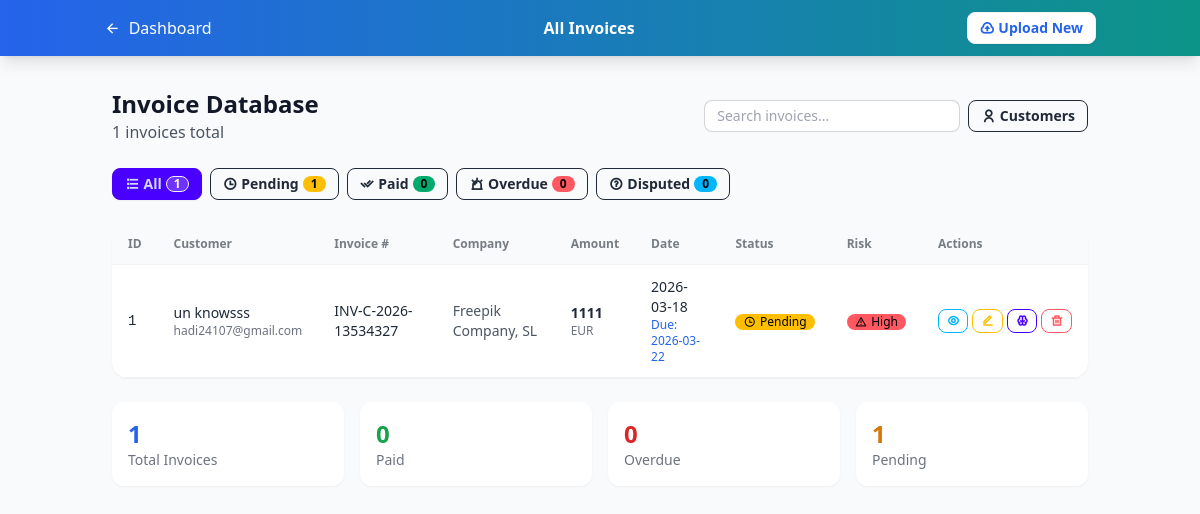
The page /view-data on the database its author committed.
### app/models/database.py (models this page shows, shortened)
class Invoice(Base):
    __tablename__ = "invoices"
    id = Column(Integer, primary_key=True, index=True)
    customer_name = Column(String(255), default="N/A")
    customer_email = Column(String(255), default="N/A")
    customer_address = Column(Text, default="N/A")
    invoice_number = Column(String(255), default="N/A")
    amount = Column(String(50), default="N/A")  # Stored as string for flexibility
    currency = Column(String(10), default="N/A")
    date = Column(String(50), default="N/A")  # Invoice date
    due_date = Column(String(50), default="N/A")  # Payment due date
    company_name = Column(String(255), default="N/A")
    vat_id = Column(String(255), default="N/A")
    filename = Column(String(255))
    status = Column(String(20), default="pending")
    created_at = Column(DateTime, default=datetime.utcnow)
    updated_at = Column(DateTime, default=datetime.utcnow, onupdate=datetime.utcnow)
    features = relationship("InvoiceFeatures", back_populates="invoice", uselist=False, cascade="all, delete-orphan")

### app/controllers/invoice_controller.py (the view)
@router.get("/view-data")
def view_all_invoices(request: Request):
    db = SessionLocal()
    try:
        _auto_update_statuses(db)
        invoices = db.query(Invoice).order_by(Invoice.created_at.desc()).all()
        user = get_current_user(request)
        status_counts = {'pending': 0, 'paid': 0, 'overdue': 0, 'disputed': 0}
        for inv in invoices:
            s = inv.status or 'pending'
            if s in status_counts: status_counts[s] += 1
        return templates.TemplateResponse("view_data.html", {
            "request": request, "current_user": user,
            "invoices": invoices, "total": len(invoices),
            **status_counts,
        })
    finally:
        db.close()

### app/templates/view_data.html (shortened to what this page needs)
<!DOCTYPE html>
<html lang="en" data-theme="light">
<head>
    <link href="https://cdn.jsdelivr.net/npm/daisyui@4.4.23/dist/full.min.css" rel="stylesheet">
    <script src="https://cdn.tailwindcss.com"></script>
    <link href="https://cdn.jsdelivr.net/npm/remixicon@4.2.0/fonts/remixicon.css" rel="stylesheet">
</head>
<body class="bg-gray-50 min-h-screen">
    <nav class="bg-gradient-to-r from-blue-600 to-teal-600 text-white shadow-lg">
        <div class="container mx-auto px-4 py-3 flex justify-between items-center">
            <a href="/dashboard" class="flex items-center gap-2 hover:opacity-80">
                <i class="ri-arrow-left-line"></i> Dashboard
            </a>
            <h1 class="font-bold">All Invoices</h1>
            <a href="/upload" class="btn btn-sm bg-white text-blue-600 hover:bg-blue-50 gap-1">
                <i class="ri-upload-cloud-line"></i> Upload New
            </a>
        </div>
    </nav>
    <main class="container mx-auto px-6 py-8">
        <div class="flex flex-col md:flex-row justify-between items-start md:items-center gap-4 mb-6">
            <div>
                <h1 class="text-2xl font-bold text-gray-900">Invoice Database</h1>
                <p class="text-gray-600">{{ invoices|length }} invoices total</p>
            </div>
            <div class="flex gap-2">
                <input type="text" id="searchInput" placeholder="Search invoices..." class="input input-bordered input-sm w-64">
                <a href="/customers" class="btn btn-sm btn-outline gap-1">
                    <i class="ri-user-line"></i> Customers
                </a>
            </div>
        </div>
        <div class="flex gap-2 mb-6 flex-wrap">
            <button onclick="filterStatus('all')" class="btn btn-sm btn-primary gap-1 filter-btn" data-status="all">
                <i class="ri-list-check"></i> All <span class="badge badge-sm bg-white/20 text-white">{{ invoices|length }}</span>
            </button>
            <button onclick="filterStatus('pending')" class="btn btn-sm btn-outline gap-1 filter-btn" data-status="pending">
                <i class="ri-time-line"></i> Pending <span class="badge badge-sm badge-warning">{{ pending }}</span>
            </button>
            <button onclick="filterStatus('paid')" class="btn btn-sm btn-outline gap-1 filter-btn" data-status="paid">
                <i class="ri-check-double-line"></i> Paid <span class="badge badge-sm badge-success">{{ paid }}</span>
            </button>
            <button onclick="filterStatus('overdue')" class="btn btn-sm btn-outline gap-1 filter-btn" data-status="overdue">
                <i class="ri-alarm-warning-line"></i> Overdue <span class="badge badge-sm badge-error">{{ overdue }}</span>
            </button>
            <button onclick="filterStatus('disputed')" class="btn btn-sm btn-outline gap-1 filter-btn" data-status="disputed">
                <i class="ri-question-line"></i> Disputed <span class="badge badge-sm badge-info">{{ disputed }}</span>
            </button>
        </div>
        {% if invoices %}
        <div class="bg-white rounded-2xl shadow-sm overflow-hidden">
            <div class="overflow-x-auto">
                <table class="table w-full" id="invoiceTable">
                    <thead class="bg-gray-50">
                        <tr>
                            <th class="font-semibold">ID</th>
                            <th class="font-semibold">Customer</th>
                            <th class="font-semibold">Invoice #</th>
                            <th class="font-semibold">Company</th>
                            <th class="font-semibold">Amount</th>
                            <th class="font-semibold">Date</th>
                            <th class="font-semibold">Status</th>
                            <th class="font-semibold">Risk</th>
                            <th class="font-semibold">Actions</th>
                        </tr>
                    </thead>
                    <tbody>
                        {% for inv in invoices %}
                        <tr class="hover:bg-gray-50 invoice-row" data-status="{{ inv.status or 'pending' }}">
                            <td class="font-mono text-sm">{{ inv.id }}</td>
                            <td>
                                <div class="font-medium">{{ inv.customer_name if inv.customer_name != 'N/A' else 'Unknown' }}</div>
                                {% if inv.customer_email and inv.customer_email != 'N/A' %}
                                <div class="text-xs text-gray-500 truncate max-w-[150px]">{{ inv.customer_email }}</div>
                                {% endif %}
                            </td>
                            <td class="font-medium">{{ inv.invoice_number if inv.invoice_number != 'N/A' else '\u2014' }}</td>
                            <td class="text-sm text-gray-600">{{ inv.company_name if inv.company_name and inv.company_name != 'N/A' else '\u2014' }}</td>
                            <td>
                                <div class="font-bold">{{ inv.amount if inv.amount != 'N/A' else '\u2014' }}</div>
                                <div class="text-xs text-gray-500">{{ inv.currency if inv.currency != 'N/A' else '' }}</div>
                            </td>
                            <td>
                                <div class="text-sm">{{ inv.date if inv.date != 'N/A' else '\u2014' }}</div>
                                {% if inv.due_date and inv.due_date != 'N/A' %}
                                <div class="text-xs {% if inv.status == 'overdue' %}text-red-600 font-medium{% else %}text-blue-600{% endif %}">Due: {{ inv.due_date }}</div>
                                {% endif %}
                            </td>
                            <td>
                                {% set s = inv.status or 'pending' %}
                                {% if s == 'paid' %}
                                <span class="badge badge-success badge-sm gap-1"><i class="ri-check-double-line"></i> Paid</span>
                                {% elif s == 'overdue' %}
                                <span class="badge badge-error badge-sm gap-1"><i class="ri-alarm-warning-line"></i> Overdue</span>
                                {% elif s == 'disputed' %}
                                <span class="badge badge-info badge-sm gap-1"><i class="ri-question-line"></i> Disputed</span>
                                {% else %}
                                <span class="badge badge-warning badge-sm gap-1"><i class="ri-time-line"></i> Pending</span>
                                {% endif %}
                            </td>
                            <td>
                                {% if inv.features and inv.features.predicted_label is not none %}
                                    {% if inv.features.predicted_label == 1 %}
                                    <span class="badge badge-error badge-sm gap-1"><i class="ri-alert-line"></i> High</span>
                                    {% else %}
                                    <span class="badge badge-success badge-sm gap-1"><i class="ri-check-line"></i> Low</span>
                                    {% endif %}
                                {% else %}
                                <span class="badge badge-ghost badge-sm">\u2014</span>
                                {% endif %}
                            </td>
                            <td>
                                <div class="flex gap-1">
                                    <a href="/view-invoice/{{ inv.id }}" class="btn btn-xs btn-outline btn-info" title="View">
                                        <i class="ri-eye-line"></i>
                                    </a>
                                    <a href="/edit-invoice/{{ inv.id }}" class="btn btn-xs btn-outline btn-warning" title="Edit">
                                        <i class="ri-edit-line"></i>
                                    </a>
                                    <a href="/ml/predict/{{ inv.id }}" class="btn btn-xs btn-outline btn-primary" title="Predict">
                                        <i class="ri-brain-line"></i>
                                    </a>
                                    <form action="/delete-invoice" method="post" onsubmit="return confirm('Delete this invoice?')" class="inline">
                                        <button type="submit" class="btn btn-xs btn-outline btn-error" title="Delete">
                                            <i class="ri-delete-bin-line"></i>
                                        </button>
                                    </form>
                                </div>
                            </td>
                        </tr>
                        {% endfor %}
                    </tbody>
                </table>
            </div>
        </div>
        <div class="grid grid-cols-2 md:grid-cols-4 gap-4 mt-6">
            <div class="bg-white rounded-xl p-4 shadow-sm">
                <div class="text-2xl font-bold text-blue-600">{{ invoices|length }}</div>
                <div class="text-sm text-gray-500">Total Invoices</div>
            </div>
            <div class="bg-white rounded-xl p-4 shadow-sm">
                <div class="text-2xl font-bold text-green-600">{{ paid }}</div>
                <div class="text-sm text-gray-500">Paid</div>
            </div>
            <div class="bg-white rounded-xl p-4 shadow-sm">
                <div class="text-2xl font-bold text-red-600">{{ overdue }}</div>
                <div class="text-sm text-gray-500">Overdue</div>
            </div>
            <div class="bg-white rounded-xl p-4 shadow-sm">
                <div class="text-2xl font-bold text-amber-600">{{ pending }}</div>
                <div class="text-sm text-gray-500">Pending</div>
            </div>
        </div>
        {% endif %}
    </main>
</body>
</html>

### rows shown on the page
Invoice: id "1", customer_name "un knowsss", customer_email "hadi24107@gmail.com", invoice_number "INV-C-2026-13534327", company_name "Freepik Company, SL", amount "1111", currency "EUR", date "2026-03-18", due_date "2026-03-22", status "pending" (drawn)

### other values the page prints
{{ invoices|length }} "1"
{{ pending }} "1"
{{ paid }} "0"
{{ overdue }} "0"
{{ disputed }} "0"
